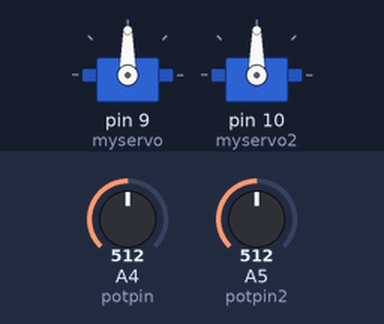
Bench run of a sketch on a simulated Arduino Uno, built with avr-gcc and run on an emulated ATmega328P. Shown: 2 × servo. Inputs (shaded band) come from the test bench; at power-on: A4 (potpin) = 512, A5 (potpin2) = 512.

Above: at 1.2 s.
1.3 s: A4 (potpin) set to 716
At 2.2 s:
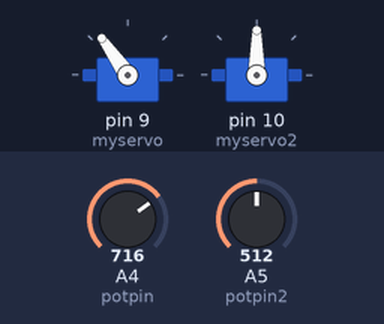
2.8 s: A5 (potpin2) set to 716
At 3.6 s:
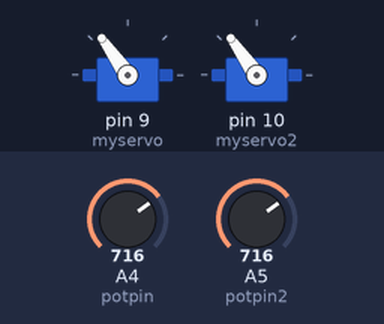
4.3 s: A4 (potpin) set to 900
At 5.1 s:
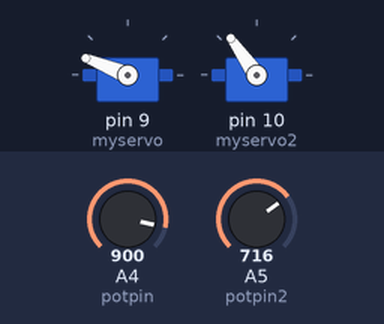
5.8 s: A5 (potpin2) set to 900
At 6.6 s:
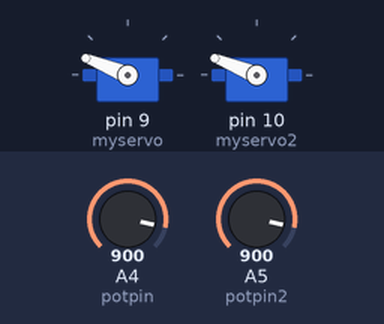
7.3 s: A4 (potpin) set to 1023
At 8.0 s:
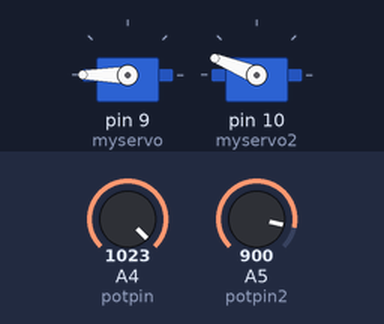
8.8 s: A5 (potpin2) set to 1023
At 9.5 s:
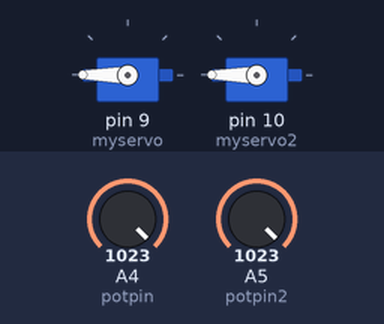
Timing chart, 0 to 11.3 s (numbered marks = the images above; inputs shaded):
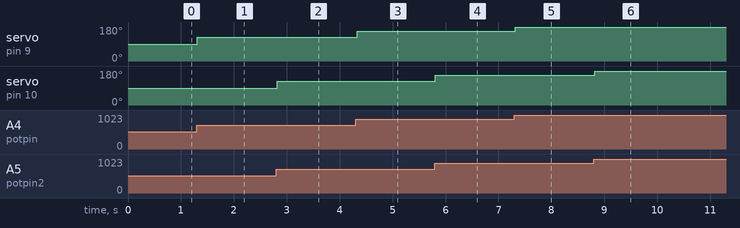

The sketch:

AAM_TD_211_Malerba_Fabio_controle_manuel_des_servos.ino
```cpp
//!/usr/bin/C++
//   -*- coding: utf-8 -*-
// Date: Thuesday 1 June 2021 08h02:01 CEST
// Author: Fabio Malerba
// Last updated by: Fabio Malerba
// Last updated time: Thuesday 1 June 2021 8:20:10 CEST
// Description: Controle manuel des servomoteurs


/*
 Controlling a servo position using a potentiometer (variable resistor).
*/

#include <Servo.h>

Servo myservo;   // create servo object to control a servo
Servo myservo2;

int potpin = 4;  // analog pin used to connect the potentiometer
int val;    // variable to read the value from the analog pin
int potpin2 = 5;
int valu;
void setup() {
  myservo.attach(9);  // attaches the servo on pin 9 to the servo object
  myservo2.attach(10);

}

void loop() {
  val = analogRead(potpin);            // reads the value of the potentiometer (value between 0 and 1023)
  val = map(val, 0, 1023, 0, 180);     // scale it to use it with the servo (value between 0 and 180)
  myservo.write(val);                  // sets the servo position according to the scaled value
  delay(15);                           // waits for the servo to get there
  valu = analogRead(potpin2);
  valu = map(valu, 0, 1023, 0, 180);
  myservo2.write(valu);
  delay(15);
}
```

Measured:
- after the input at 1.3 s, servo on pin 9 (myservo): 90° → 125° at once
- after the input at 2.8 s, servo on pin 10 (myservo2): 90° → 125° at once
- after the input at 4.3 s, servo on pin 9 (myservo): 125° → 158° at once
- after the input at 5.8 s, servo on pin 10 (myservo2): 125° → 158° at once
- after the input at 7.3 s, servo on pin 9 (myservo): 158° → 180° at once
- after the input at 8.8 s, servo on pin 10 (myservo2): 158° → 180° at once
